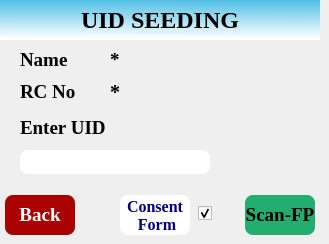
   <widget class="QWidget" name="page_42">
    <widget class="QLabel" name="lblEKYC_Name">
     <property name="geometry">
      <rect>
       <x>20</x>
       <y>50</y>
       <width>80</width>
       <height>20</height>
      </rect>
     </property>
     <property name="font">
      <font>
       <family>Liberation Serif</family>
       <pointsize>14</pointsize>
       <weight>75</weight>
       <bold>true</bold>
      </font>
     </property>
     <property name="styleSheet">
      <string notr="true"/>
     </property>
     <property name="text">
      <string>Name</string>
     </property>
    </widget>
    <widget class="QLabel" name="lblEKYC_NameVal">
     <property name="geometry">
      <rect>
       <x>110</x>
       <y>50</y>
       <width>210</width>
       <height>20</height>
      </rect>
     </property>
     <property name="font">
      <font>
       <family>Liberation Serif</family>
       <pointsize>14</pointsize>
       <weight>75</weight>
       <bold>true</bold>
      </font>
     </property>
     <property name="styleSheet">
      <string notr="true"/>
     </property>
     <property name="text">
      <string>*</string>
     </property>
    </widget>
    <widget class="QLabel" name="lblEKYC_RCNO">
     <property name="geometry">
      <rect>
       <x>20</x>
       <y>82</y>
       <width>90</width>
       <height>20</height>
      </rect>
     </property>
     <property name="font">
      <font>
       <family>Liberation Serif</family>
       <pointsize>14</pointsize>
       <weight>75</weight>
       <bold>true</bold>
      </font>
     </property>
     <property name="styleSheet">
      <string notr="true"/>
     </property>
     <property name="text">
      <string>RC No</string>
     </property>
    </widget>
    <widget class="QLabel" name="lblEKYC_RCNO_Val">
     <property name="geometry">
      <rect>
       <x>110</x>
       <y>82</y>
       <width>210</width>
       <height>20</height>
      </rect>
     </property>
     <property name="font">
      <font>
       <family>Liberation Serif</family>
       <pointsize>15</pointsize>
       <weight>75</weight>
       <bold>true</bold>
      </font>
     </property>
     <property name="styleSheet">
      <string notr="true"/>
     </property>
     <property name="text">
      <string>*</string>
     </property>
    </widget>
    <widget class="QLabel" name="lblEKYC_UID_Promt">
     <property name="geometry">
      <rect>
       <x>20</x>
       <y>118</y>
       <width>231</width>
       <height>20</height>
      </rect>
     </property>
     <property name="font">
      <font>
       <family>Liberation Serif</family>
       <pointsize>14</pointsize>
       <weight>75</weight>
       <bold>true</bold>
      </font>
     </property>
     <property name="styleSheet">
      <string notr="true"/>
     </property>
     <property name="text">
      <string>Enter UID</string>
     </property>
    </widget>
    <widget class="QLineEdit" name="ldtEKYC_UID_Entered">
     <property name="geometry">
      <rect>
       <x>20</x>
       <y>150</y>
       <width>190</width>
       <height>24</height>
      </rect>
     </property>
     <property name="font">
      <font>
       <family>Liberation Serif</family>
       <pointsize>14</pointsize>
       <weight>75</weight>
       <bold>true</bold>
      </font>
     </property>
     <property name="styleSheet">
      <string notr="true">border-radius: 8px;
background-color: rgb(255, 255, 255);</string>
     </property>
     <property name="maxLength">
      <number>12</number>
     </property>
     <property name="echoMode">
      <enum>QLineEdit::Password</enum>
     </property>
    </widget>
    <widget class="QPushButton" name="btnEKYC_Back">
     <property name="geometry">
      <rect>
       <x>5</x>
       <y>195</y>
       <width>70</width>
       <height>40</height>
      </rect>
     </property>
     <property name="font">
      <font>
       <family>Liberation Serif</family>
       <pointsize>14</pointsize>
       <weight>75</weight>
       <bold>true</bold>
      </font>
     </property>
     <property name="styleSheet">
      <string notr="true">/*color: rgb(0, 85, 127);
background-color: rgb(255, 255, 255);*/
border-radius: 8px;
background-color: rgb(170, 0, 0);
color: rgb(255, 255, 255);</string>
     </property>
     <property name="text">
      <string>Back</string>
     </property>
    </widget>
    <widget class="QPushButton" name="btnEKYC_FP">
     <property name="geometry">
      <rect>
       <x>245</x>
       <y>195</y>
       <width>70</width>
       <height>40</height>
      </rect>
     </property>
     <property name="font">
      <font>
       <family>Liberation Serif</family>
       <pointsize>14</pointsize>
       <weight>75</weight>
       <bold>true</bold>
      </font>
     </property>
     <property name="styleSheet">
      <string notr="true">/*color: rgb(0, 85, 127);
background-color: rgb(255, 255, 255);*/
border-radius: 8px;
background-color: rgb(35, 173, 111);
color: rgb(0, 0, 0);</string>
     </property>
     <property name="text">
      <string>Scan-FP</string>
     </property>
    </widget>
    <widget class="QLabel" name="lblHome_4">
     <property name="geometry">
      <rect>
       <x>0</x>
       <y>0</y>
       <width>320</width>
       <height>40</height>
      </rect>
     </property>
     <property name="font">
      <font>
       <family>Liberation Serif</family>
       <pointsize>18</pointsize>
       <weight>75</weight>
       <bold>true</bold>
      </font>
     </property>
     <property name="layoutDirection">
      <enum>Qt::LeftToRight</enum>
     </property>
     <property name="styleSheet">
      <string notr="true">background-color: qlineargradient(spread:pad, x1:0.97005, y1:0, x2:0.960199, y2:0.972, stop:0 rgba(80, 191, 229, 255), stop:1 rgba(255, 255, 255, 255));</string>
     </property>
     <property name="frameShape">
      <enum>QFrame::NoFrame</enum>
     </property>
     <property name="frameShadow">
      <enum>QFrame::Plain</enum>
     </property>
     <property name="text">
      <string>UID SEEDING</string>
     </property>
     <property name="scaledContents">
      <bool>false</bool>
     </property>
     <property name="alignment">
      <set>Qt::AlignCenter</set>
     </property>
    </widget>
    <widget class="QPushButton" name="BtnConsentForm_5">
     <property name="geometry">
      <rect>
       <x>120</x>
       <y>195</y>
       <width>70</width>
       <height>40</height>
      </rect>
     </property>
     <property name="font">
      <font>
       <family>Liberation Serif</family>
       <pointsize>12</pointsize>
       <weight>75</weight>
       <bold>true</bold>
      </font>
     </property>
     <property name="styleSheet">
      <string notr="true">border-radius: 8px;
color: rgb(0, 0, 127);
background-color: rgb(255, 255, 255);</string>
     </property>
     <property name="text">
      <string>Consent 
 Form</string>
     </property>
    </widget>
    <widget class="QCheckBox" name="ConsentFormcheckBox_5">
     <property name="geometry">
      <rect>
       <x>198</x>
       <y>203</y>
       <width>17</width>
       <height>20</height>
      </rect>
     </property>
     <property name="text">
      <string/>
     </property>
     <property name="checked">
      <bool>true</bool>
     </property>
    </widget>
    <zorder>lblHome_4</zorder>
    <zorder>lblEKYC_Name</zorder>
    <zorder>lblEKYC_NameVal</zorder>
    <zorder>lblEKYC_RCNO</zorder>
    <zorder>lblEKYC_RCNO_Val</zorder>
    <zorder>lblEKYC_UID_Promt</zorder>
    <zorder>ldtEKYC_UID_Entered</zorder>
    <zorder>btnEKYC_Back</zorder>
    <zorder>btnEKYC_FP</zorder>
    <zorder>BtnConsentForm_5</zorder>
    <zorder>ConsentFormcheckBox_5</zorder>
   </widget>
